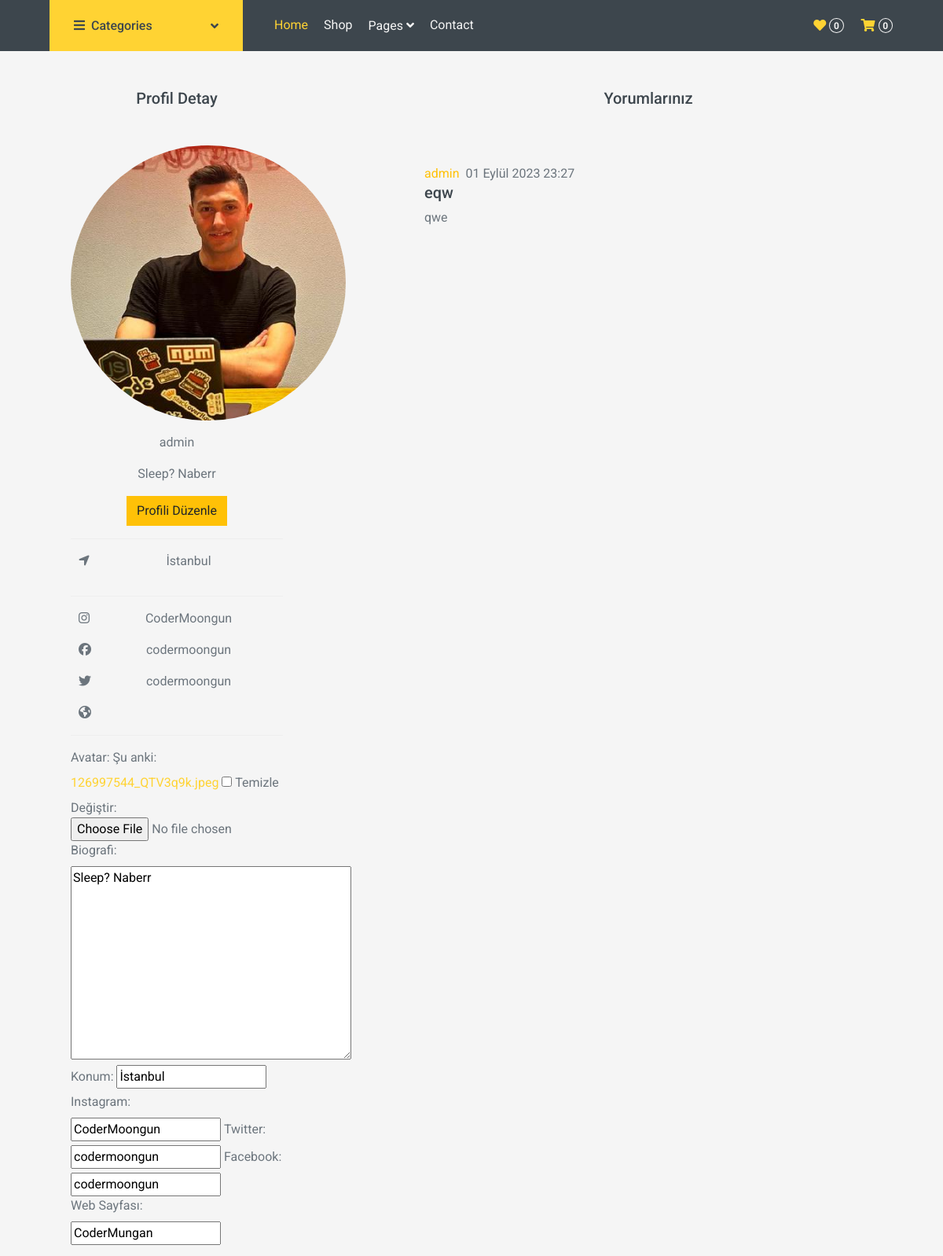
The page /profile/1 (upper part) on the database as committed earlier.
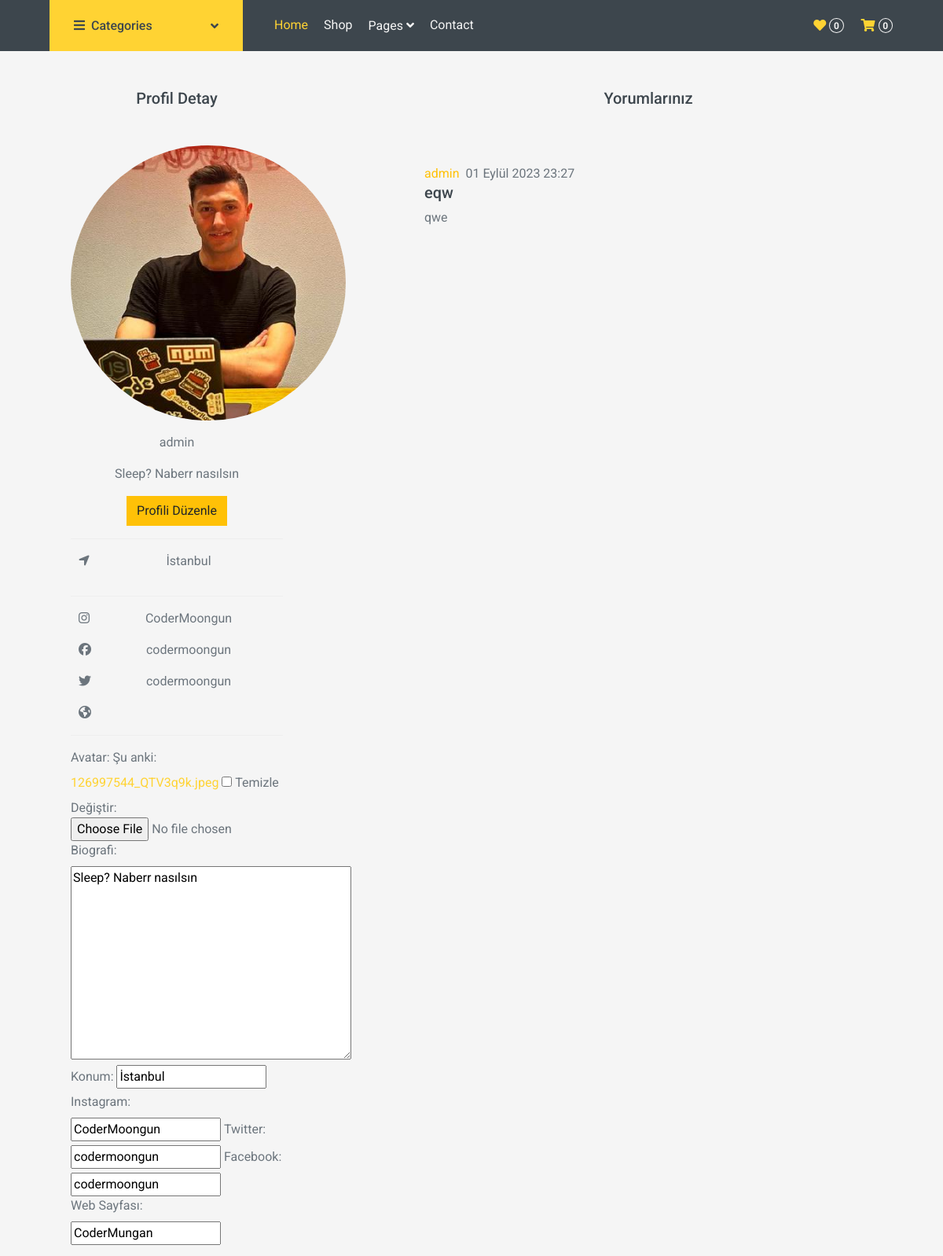
The same page on the database as committed later.
### siteApp/models.py (models this page shows, shortened)
class ProfileModel(models.Model):
    profileSahibi = models.ForeignKey(User, verbose_name=("Profil Sahibi"), on_delete=models.CASCADE)
    profileAvatar = models.ImageField(("Avatar"), upload_to="", height_field=None, default="/Uploads/Avatar.png", width_field=None, max_length=None, blank=True)
    profileBio = models.TextField(("Biografi"), max_length=500, blank=True)
    profileLocation = models.CharField(("Konum"), max_length=150, blank=True)
    profileInstagram = models.CharField(("Instagram"), max_length=150, blank=True)
    profileTwitter = models.CharField(("Twitter"), max_length=150, blank=True)
    profileFacebook = models.CharField(("Facebook"), max_length=150, blank=True)
    profileWebPage = models.CharField(("Web Sayfası"), max_length=150, blank=True)

### siteApp/views.py (the view, shortened to what this page needs)
# urls.py: path('profile/<profileID>', profile , name='profile'),
def profile(request, profileID):
    context = {}
    userFilter = User.objects.filter(id = profileID).first()
    context['kullanicilar'] = userFilter
    yorumlar = YorumYap.objects.filter(yorumSahibi__id = profileID).all()
    context['yorumlar'] = yorumlar
    profileFront = ProfileModel.objects.filter(profileSahibi__id = profileID).all()
    context['profiller'] = profileFront
    updateProfile = {}
    profileUptade  = ProfileModel.objects.filter(profileSahibi__id = profileID).first()
    profileQuerySet  = ProfileModel.objects.filter(profileSahibi__id = profileID)
    for profile in profileQuerySet:
        updateProfile[profile.id] = UpdateProfile(instance = profile)
        context["update"]  = updateProfile.items()
    return render(request, 'profile.html', context)

### siteApp/templates/profile.html (shortened to what this page needs)
{% extends "base.html" %}
{% for user in kullanicilar %}
{% block site-icerik %}
<div class="row justify-content-around m-0 mt-5">
    <div class="col-md-3">
        <h5 class="text-center mb-5">Profil Detay</h5>
        {% for profile in profiller %}
        <div class="mb-3">
            <img class="rounded-circle" src={{profile.profileAvatar.url}} alt="Resim Bulunamadı" width="350px" />
        </div>
        <div class="mb-3">
            <p id="profileSahip" class="text-center">{{profile.profileSahibi}}</p>
        </div>
        <div class="mb-3">
            <p class="text-center">{{profile.profileBio}}</p>
        </div>
        <div class="mb-3 text-center">
            <button class="btn btn-warning" id="ProfileEdit">Profili Düzenle</button>
        </div>
        <div id="profileShow">
            <hr>
            <div class="row justify-content-center">
                <div class="col-md-1">
                    <i class="fa-solid fa-location-arrow"></i>
                </div>
                <div class="col-md-10">
                    <p class="text-center">{{profile.profileLocation}}</p>
                </div>
            </div>
            <hr>
            <div class="row justify-content-center">
                <div class="col-md-1">
                    <i class="fa-brands fa-instagram"></i>
                </div>
                <div class="col-md-10">
                    <a href="https://instagram.com/{{profile.profileInstagram}}" target="_blank" style="color: inherit;" class="text-decoration-none  link-opacity-50-hover"><p class="text-center">{{profile.profileInstagram}}</p></a>
                </div>
            </div>
            <div class="row justify-content-center">
                <div class="col-md-1">
                    <i class="fa-brands fa-facebook"></i>
                </div>
                <div class="col-md-10">
                    <a href="https://facebook.com/{{profile.profileFacebook}}" style="color: inherit;"target="_blank" class="text-decoration-none  link-opacity-50-hover"><p class="text-center">{{profile.profileFacebook}}</p></a>
                </div>
            </div>
            <div class="row justify-content-center">
                <div class="col-md-1">
                    <i class="fa-brands fa-twitter"></i>
                </div>
                <div class="col-md-10">
                    <a href="https://twitter.com/{{profile.profileTwitter}}" style="color: inherit;"target="_blank" class="text-decoration-none  link-opacity-50-hover"><p class="text-center">{{profile.profileTwitter}}</p></a>
                </div>
            </div>
            <div class="row justify-content-center">
                <div class="col-md-1">
                    <i class="fa-solid fa-earth-americas"></i>
                </div>
                <div class="col-md-10">
                </div>
            </div>
            <hr>
        </div>
        {% for id,form in update %}
        <form action="{% url 'profile' profile.profileSahibi.id %}" method="post" id="formEdit" enctype="multipart/form-data">
            {{form}}
        </form>
        {% endfor %}
        </div>
    <div class="col-md-6">
        <h5 class="text-center mb-5">Yorumlarınız</h5>
        <div class="be-comment-block">
            {% for yorum in yorumlar %}
            <div class="be-comment">
                <div class="be-img-comment">
                </div>
                <div class="be-comment-content">
                    <span class="be-comment-name">
                        <a class="link-warning" href="{% url 'profile' yorum.yorumSahibi.id %}">{{yorum.yorumSahibi}}</a>
                    </span>
                    <span class="be-comment-time">
                        {{yorum.yorumAtCrated}}
                    </span>
                    <h5>
                        {{yorum.yorumBaslik}}
                    </h5>
                    <p class="be-comment-text">
                        {{yorum.yorumIcerik}}
                    </p>
                </div>
            </div>
        </div>
        {% endfor %}
    </div>
</div>
{% endfor %}
{% endblock site-icerik %}
{% endfor %}

Rows that differ between the two databases and show on the page:
changed ProfileModel "İstanbul": profileBio "Sleep? Naberr" → "Sleep? Naberr nasılsın"
